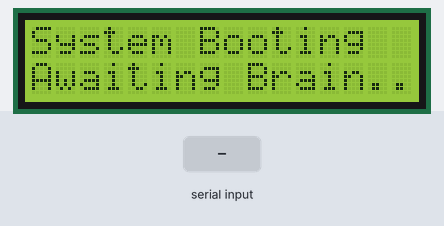
Bench run of a sketch on a simulated Arduino Uno, built with avr-gcc and run on an emulated ATmega328P. On the bench: 16×2 character LCD. The inputs (shaded band) are chosen by the test bench.

Above: at 1.2 s.
1.3 s: "F" received over the second serial link
At 1.6 s:
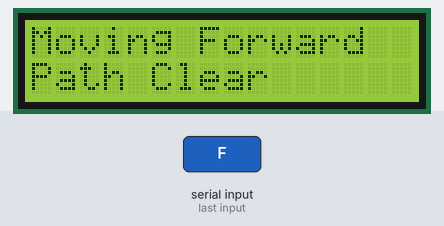
2.8 s: "X" received over the second serial link
At 4.0 s:
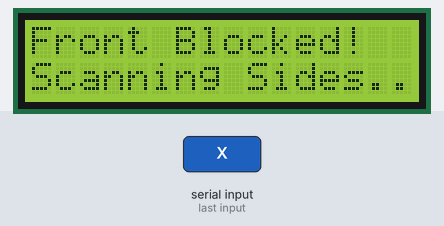
4.3 s: "R" received over the second serial link
At 5.1 s:
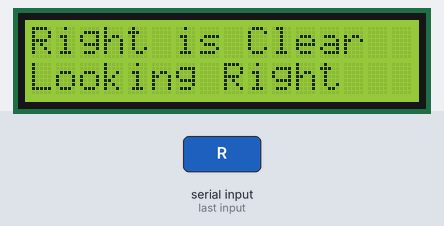
5.8 s: "L" received over the second serial link
At 6.3 s:
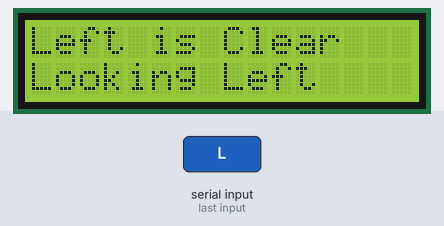
7.3 s: "S" received over the second serial link
At 8.5 s:
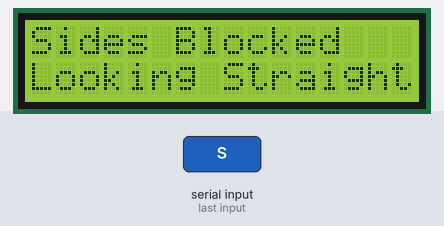
8.8 s: "V" received over the second serial link
At 9.7 s:
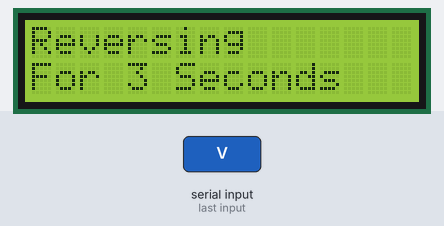
Timing chart, 0 to 11.3 s (numbered marks = the images above; inputs shaded):
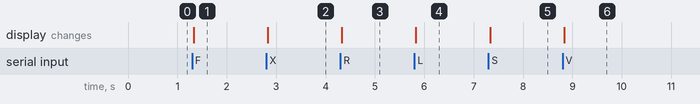

The sketch:

slave.ino
```cpp
#include <Wire.h>
#include <LiquidCrystal_I2C.h>
#include <SoftwareSerial.h>

LiquidCrystal_I2C lcd(0x20, 16, 2);

SoftwareSerial brainSerial(8, 9);
char lastCommand = ' ';

void setup() {
  lcd.init();
  lcd.backlight();
  brainSerial.begin(9600);
  updateLCD("System Booting", "Awaiting Brain..");
}


void updateLCD(String line1, String line2) {
  while (line1.length() < 16) line1 += " ";
  while (line2.length() < 16) line2 += " ";
  lcd.setCursor(0, 0);
  lcd.print(line1);
  lcd.setCursor(0, 1);
  lcd.print(line2);
}

void loop() {

  if (brainSerial.available() > 0) {
    char command = brainSerial.read();


    if (command != lastCommand) {
      switch (command) {
        case 'F': updateLCD("Moving Forward", "Path Clear"); break;
        case 'X': updateLCD("Front Blocked!", "Scanning Sides.."); break;
        case 'R': updateLCD("Right is Clear", "Looking Right"); break;
        case 'L': updateLCD("Left is Clear", "Looking Left"); break;
        case 'S': updateLCD("Sides Blocked", "Looking Straight"); break;
        case 'V': updateLCD("Reversing", "For 3 Seconds"); break;
        case 'B': updateLCD("Back Blocked!", "Scanning Again.."); break;
        case 'O': updateLCD("Front Opened up", "Moving Forward"); break;
        case 'T': updateLCD("TRAPPED!", "Waiting..."); break;
      }
      lastCommand = command;
    }
  }
}
```

Measured:
- after the input at 1.3 s, the display: changes at once (image 1)
- after the input at 2.8 s, the display: changes at once (image 2)
- after the input at 4.3 s, the display: changes at once (image 3)
- after the input at 5.8 s, the display: changes at once (image 4)
- after the input at 7.3 s, the display: changes at once (image 5)
- after the input at 8.8 s, the display: changes at once (image 6)
